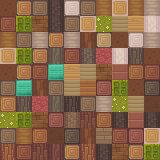

A level layout from a 2D game, rendered from its tile map. Below: a short description, then the map file with its tile-grid data intact:
An orthogonal 10x10 tile map with 16x16 px tiles, 1 tile layer (Tile Layer 1).

<map version="1.0" orientation="orthogonal" renderorder="left-up" width="10" height="10" tilewidth="16" tileheight="16" nextobjectid="1">
 <tileset firstgid="1" name="Tiles" tilewidth="16" tileheight="16">
  <tile id="0">
   <image width="16" height="16" source="../app/img/log_acacia_heart.png" />
  </tile>
  <tile id="1">
   <image width="16" height="16" source="../app/img/log_acacia_side.png" />
  </tile>
  <tile id="2">
   <image width="16" height="16" source="../app/img/log_cherry_heart.png" />
  </tile>
  <tile id="3">
   <image width="16" height="16" source="../app/img/log_cherry_side.png" />
  </tile>
  <tile id="4">
   <image width="16" height="16" source="../app/img/log_dark_heart.png" />
  </tile>
  <tile id="5">
   <image width="16" height="16" source="../app/img/log_dark_side.png" />
  </tile>
  <tile id="6">
   <image width="16" height="16" source="../app/img/log_dead_heart.png" />
  </tile>
  <tile id="7">
   <image width="16" height="16" source="../app/img/log_dead_side.png" />
  </tile>
  <tile id="8">
   <image width="16" height="16" source="../app/img/log_fir_heart.png" />
  </tile>
  <tile id="9">
   <image width="16" height="16" source="../app/img/log_fir_side.png" />
  </tile>
  <tile id="10">
   <image width="16" height="16" source="../app/img/log_hellbark_heart.png" />
  </tile>
  <tile id="11">
   <image width="16" height="16" source="../app/img/log_hellbark_side.png" />
  </tile>
  <tile id="12">
   <image width="16" height="16" source="../app/img/log_holy_heart.png" />
  </tile>
  <tile id="13">
   <image width="16" height="16" source="../app/img/log_holy_side.png" />
  </tile>
  <tile id="14">
   <image width="16" height="16" source="../app/img/log_jacaranda_heart.png" />
  </tile>
  <tile id="15">
   <image width="16" height="16" source="../app/img/log_mangrove_side.png" />
  </tile>
  <tile id="16">
   <image width="16" height="16" source="../app/img/log_palm_heart.png" />
  </tile>
  <tile id="17">
   <image width="16" height="16" source="../app/img/log_palm_side.png" />
  </tile>
  <tile id="18">
   <image width="16" height="16" source="../app/img/log_pine_heart.png" />
  </tile>
  <tile id="19">
   <image width="16" height="16" source="../app/img/log_pine_side.png" />
  </tile>
  <tile id="20">
   <image width="16" height="16" source="../app/img/log_redwood_heart.png" />
  </tile>
  <tile id="21">
   <image width="16" height="16" source="../app/img/log_redwood_side.png" />
  </tile>
  <tile id="22">
   <image width="16" height="16" source="../app/img/log_sacredoak_heart.png" />
  </tile>
  <tile id="23">
   <image width="16" height="16" source="../app/img/log_sacredoak_side.png" />
  </tile>
  <tile id="24">
   <image width="16" height="16" source="../app/img/log_willow_heart.png" />
  </tile>
  <tile id="25">
   <image width="16" height="16" source="../app/img/log_willow_side.png" />
  </tile>
  <tile id="26">
   <image width="16" height="16" source="../app/img/longgrass1.png" />
  </tile>
  <tile id="27">
   <image width="16" height="16" source="../app/img/longgrass2.png" />
  </tile>
  <tile id="28">
   <image width="16" height="16" source="../app/img/longgrass3.png" />
  </tile>
  <tile id="29">
   <image width="16" height="16" source="../app/img/malachiteblock.png" />
  </tile>
  <tile id="30">
   <image width="16" height="16" source="../app/img/mud.png" />
  </tile>
  <tile id="31">
   <image width="16" height="16" source="../app/img/mudbrick.png" />
  </tile>
  <tile id="32">
   <image width="16" height="16" source="../app/img/overgrownnetherrack3.png" />
  </tile>
  <tile id="33">
   <image width="16" height="16" source="../app/img/peridotblock.png" />
  </tile>
  <tile id="34">
   <image width="16" height="16" source="../app/img/plank_acacia.png" />
  </tile>
  <tile id="35">
   <image width="16" height="16" source="../app/img/plank_cherry.png" />
  </tile>
  <tile id="36">
   <image width="16" height="16" source="../app/img/plank_fir.png" />
  </tile>
  <tile id="37">
   <image width="16" height="16" source="../app/img/plank_hell_bark.png" />
  </tile>
  <tile id="38">
   <image width="16" height="16" source="../app/img/plank_holy.png" />
  </tile>
 </tileset>
 <layer name="Tile Layer 1" width="10" height="10">
  <data encoding="csv">
29,19,9,6,15,25,18,13,18,16,
21,34,32,6,9,13,27,35,39,14,
18,9,16,19,16,24,7,29,15,16,
13,34,19,26,21,10,33,14,20,29,
29,19,21,30,39,35,32,36,23,21,
9,30,24,25,35,38,3,34,29,5,
17,20,33,26,8,9,16,27,35,31,
27,34,32,3,2,22,23,6,36,6,
25,18,11,31,5,24,37,21,3,13,
12,21,22,4,19,12,6,32,19,34
</data>
 </layer>
</map>
